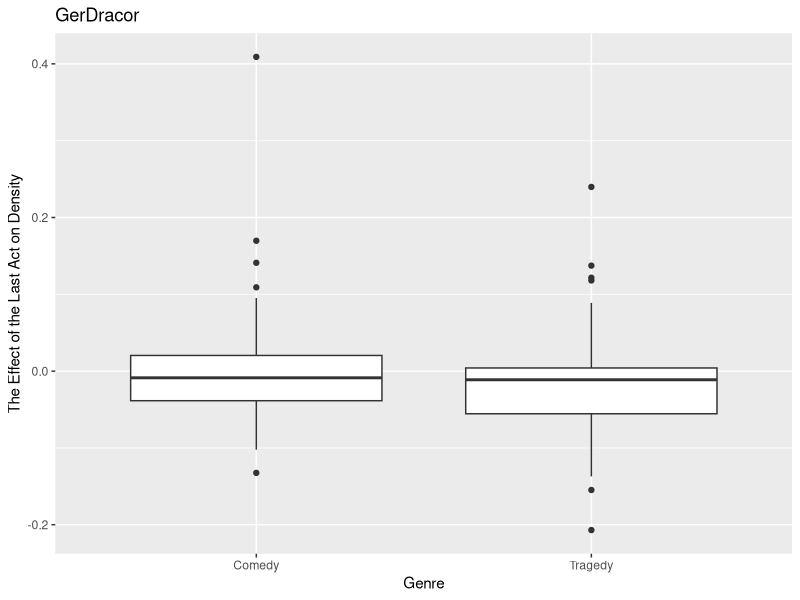
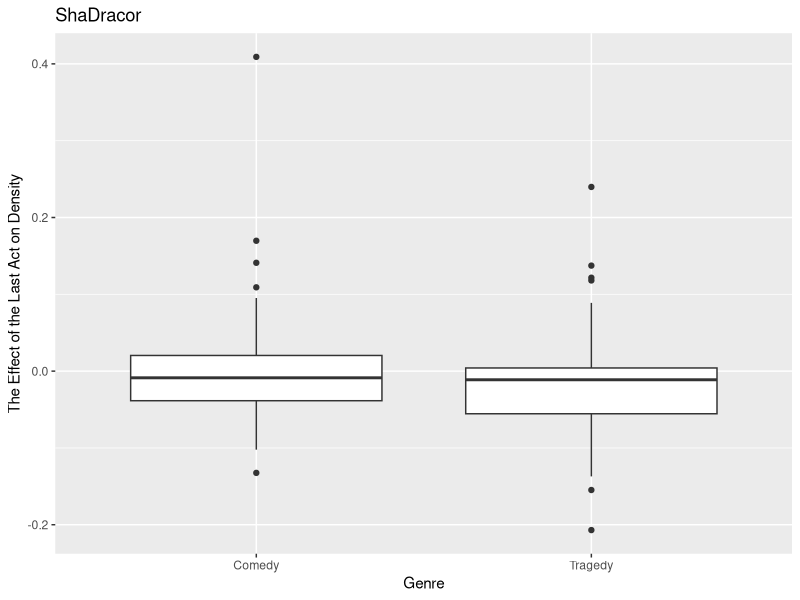

Reproduce these figures in R, in order. (Note: this script raises an error after producing the figures.)
library(readxl)
library(tidyverse)
setwd("YOUR PATH")
#1_ load data and preprocess 
#(SHAKES)
wo_act <- read.csv(file = 'shakedracore_metrics7.csv')
wo_act1 <- mutate_all(wo_act[,8:25], function(x) as.numeric(as.character(x))) 
wo_act1 <- tibble(wo_act[,1:7], wo_act1)

#GerDracor
wo_act <- read.csv(file = 'gercore_metrics_for_5acts.csv')
wo_act1 <- mutate_all(wo_act[,3:20], function(x) as.numeric(as.character(x))) 
wo_act1 <- tibble(wo_act[,1:2], wo_act1)

#2_ calculating differences between whole drama and wo the last act
#(could be ina loop)
wo_act_diff <- wo_act1 %>% 
  mutate(dens_diff1 = whole_density - wo1_density ) %>% 
  mutate(dens_diff2 = whole_density - wo2_density ) %>% 
  mutate(dens_diff3 = whole_density - wo3_density ) %>% 
  mutate(dens_diff4 = whole_density - wo4_density ) %>% 
  mutate(dens_diff5 = whole_density - wo5_density ) %>% 
  
  mutate(avclust_diff1 = whole_average_clustering - wo1_average_clustering ) %>% 
  mutate(avclust_diff2 = whole_average_clustering - wo2_average_clustering ) %>% 
  mutate(avclust_diff3 = whole_average_clustering - wo3_average_clustering ) %>% 
  mutate(avclust_diff4 = whole_average_clustering - wo4_average_clustering ) %>% 
  mutate(avclust_diff5 = whole_average_clustering - wo5_average_clustering) %>% 
  
  mutate(diam_diff1 = whole_diameter - wo1_diameter ) %>% 
  mutate(diam_diff2 = whole_diameter - wo2_diameter ) %>% 
  mutate(diam_diff3 = whole_diameter - wo3_diameter ) %>% 
  mutate(diam_diff4 = whole_diameter - wo4_diameter ) %>% 
  mutate(diam_diff5 = whole_diameter - wo5_diameter )  

#save Com and Trag separately
wo_act_com <- wo_act_diff %>% 
  filter(genre == "Comedy")

wo_act_trag <- wo_act_diff %>% 
  filter(genre == "Tragedy")

#3_ calculate average differences (if positive: all is bigger, if negative: wo_act is bigger)
#Density
#com
av_densdif1_com <- mean(wo_act_com$dens_diff1)
av_densdif2_com <- mean(wo_act_com$dens_diff2)
av_densdif3_com <- mean(wo_act_com$dens_diff3)
av_densdif4_com <- mean(wo_act_com$dens_diff4)
av_densdif5_com <- mean(wo_act_com$dens_diff5)

#trag
av_densdif1_trag <- mean(wo_act_trag$dens_diff1)
av_densdif2_trag <- mean(wo_act_trag$dens_diff2)
av_densdif3_trag <- mean(wo_act_trag$dens_diff3)
av_densdif4_trag <- mean(wo_act_trag$dens_diff4)
av_densdif5_trag <- mean(wo_act_trag$dens_diff5)

#Average Cluster Coeff
#com
av_clustdif1_com <- mean(wo_act_com$avclust_diff1)
av_clustdif2_com <- mean(wo_act_com$avclust_diff2)
av_clustdif3_com <- mean(wo_act_com$avclust_diff3)
av_clustdif4_com <- mean(wo_act_com$avclust_diff4)
av_clustdif5_com <- mean(wo_act_com$avclust_diff5)

#trag
av_clustdif1_trag <- mean(wo_act_trag$avclust_diff1)
av_clustdif2_trag <- mean(wo_act_trag$avclust_diff2)
av_clustdif3_trag <- mean(wo_act_trag$avclust_diff3)
av_clustdif4_trag <- mean(wo_act_trag$avclust_diff4)
av_clustdif5_trag <- mean(wo_act_trag$avclust_diff5)

#Diameter
#com
av_diam1_com <- mean(wo_act_com$diam_diff1)
av_diam2_com <- mean(wo_act_com$diam_diff2)
av_diam3_com <- mean(wo_act_com$diam_diff3)
av_diam4_com <- mean(wo_act_com$diam_diff4)
av_diam5_com <- mean(wo_act_com$diam_diff5)

#trag
av_diam1_trag <- mean(wo_act_trag$diam_diff1)
av_diam2_trag <- mean(wo_act_trag$diam_diff2)
av_diam3_trag <- mean(wo_act_trag$diam_diff3)
av_diam4_trag <- mean(wo_act_trag$diam_diff4)
av_diam5_trag <- mean(wo_act_trag$diam_diff5)

#4_ are these diff_ significant?
# differences in density
wilcox.test(wo_act_com$dens_diff5, wo_act_trag$dens_diff5)
#GerDracor p-value = 0.4986 ---> not significant
#Shake p-value = 0.001097 --> significant

# differences without the last act
wilcox.test(wo_act_com$wo5_density, wo_act_trag$wo5_density)
#GerDracor pvalue = 0.02858 --> significant
#Shake  p-value = 0.0003702

#differences whole drama
wilcox.test(wo_act_com$whole_density, wo_act_trag$whole_density)
#GerDracor p-value = 0.01626 ---> significant
#Shake  p-value = 0.00002745 --> significant


#without other acts

#1
wilcox.test(wo_act_com$wo1_density, wo_act_trag$wo1_density)
#GerDracor p-value = 0.02212
#Shaek p-value = 0.00001886

#2
wilcox.test(wo_act_com$wo2_density, wo_act_trag$wo2_density)
#GerDracor  p-value = 0.02544
#Shake p-value = 0.000003637

#3
wilcox.test(wo_act_com$wo3_density, wo_act_trag$wo3_density)
#GerDracor  p-value = 0.03057
#shake p-value = 2.745e-05

#4
wilcox.test(wo_act_com$wo4_density, wo_act_trag$wo4_density)
#GerDracor  p-value = 0.007576
#Shake p-value = 0.0001608




#Plot differences
p <- ggplot(wo_act_diff, aes(dens_diff5, genre)) +
  geom_boxplot(position = "identity")+ 
  coord_flip()+ #theme(axis_text=element_text(size=10),
  #     axis_title=element_text(size=10))+
  xlab("The Effect of the Last Act on Density")+
  ylab ("Genre")+
  ggtitle ("GerDracor")

p1 <- ggplot(wo_act_diff, aes(dens_diff5, genre)) +
  geom_boxplot(position = "identity")+ 
  coord_flip()+ #theme(axis_text=element_text(size=10),
                 #     axis_title=element_text(size=10))+
  xlab("The Effect of the Last Act on Density")+
  ylab ("Genre")+
  ggtitle ("ShaDracor")

ggarrange(p,p1)

#Changes over the Paly 
av_densdif_com <- c(av_densdif1_com, av_densdif2_com, av_densdif3_com,
                    av_densdif4_com, av_densdif5_com)

av_densdif_trag <- c(av_densdif1_trag, av_densdif2_trag, av_densdif3_trag,
                    av_densdif4_trag, av_densdif5_trag)

data <- tibble(av_densdif_com, c(1:5)) #tibble(av_densdif_trag, c(1:5))
colnames(data) <- c("Effect", "Act")

p <- ggplot(data = data, aes(Act, Effect))+
  geom_point()+
  geom_line() +
  ylab ("Effect of the Acts on Density")+
  geom_hline(yintercept=0, color = "red", linetype = "dashed", size =1) +
  ggtitle("Comedies", subtitle = "GerDraCor") +
  theme_bw()

p1 <- ggplot(data = data, aes(Act, Effect))+
  geom_point()+
  geom_line() +
  ylab ("")+
  geom_hline(yintercept=0, color = "red", linetype = "dashed", size =1) +
  ggtitle("", subtitle = "ShakeDraCor") +
  theme_bw()

ggarrange(p, p1)
